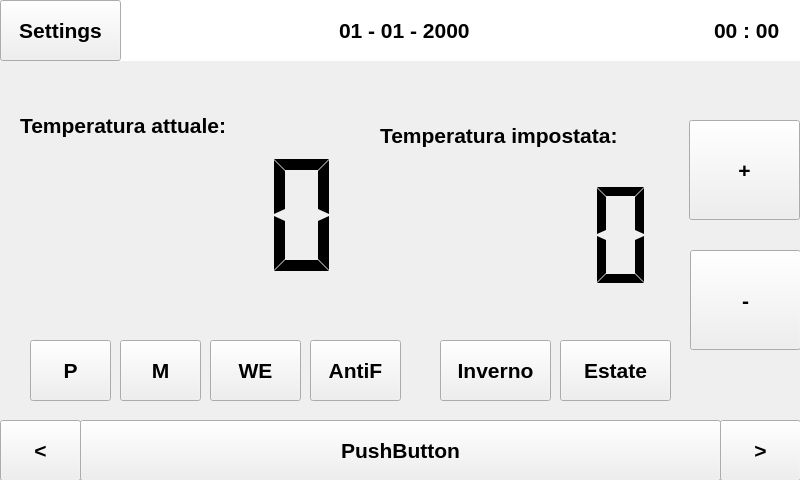
<?xml version="1.0" encoding="UTF-8"?>
<ui version="4.0">
 <class>MainWindow</class>
 <widget class="QMainWindow" name="MainWindow">
  <property name="geometry">
   <rect>
    <x>0</x>
    <y>0</y>
    <width>800</width>
    <height>480</height>
   </rect>
  </property>
  <property name="windowTitle">
   <string>MainWindow</string>
  </property>
  <widget class="QWidget" name="centralwidget">
   <widget class="QPushButton" name="PB_tempIncrease">
    <property name="geometry">
     <rect>
      <x>689</x>
      <y>120</y>
      <width>111</width>
      <height>100</height>
     </rect>
    </property>
    <property name="font">
     <font>
      <pointsize>16</pointsize>
      <weight>75</weight>
      <bold>true</bold>
     </font>
    </property>
    <property name="text">
     <string>+</string>
    </property>
   </widget>
   <widget class="QPushButton" name="PB_tempDecrease">
    <property name="geometry">
     <rect>
      <x>690</x>
      <y>250</y>
      <width>111</width>
      <height>100</height>
     </rect>
    </property>
    <property name="font">
     <font>
      <pointsize>16</pointsize>
      <weight>75</weight>
      <bold>true</bold>
     </font>
    </property>
    <property name="text">
     <string>-</string>
    </property>
   </widget>
   <widget class="QDateEdit" name="dateEdit">
    <property name="geometry">
     <rect>
      <x>120</x>
      <y>0</y>
      <width>571</width>
      <height>61</height>
     </rect>
    </property>
    <property name="font">
     <font>
      <pointsize>16</pointsize>
      <weight>75</weight>
      <bold>true</bold>
      <kerning>true</kerning>
     </font>
    </property>
    <property name="inputMethodHints">
     <set>Qt::ImhDate</set>
    </property>
    <property name="wrapping">
     <bool>false</bool>
    </property>
    <property name="frame">
     <bool>false</bool>
    </property>
    <property name="alignment">
     <set>Qt::AlignCenter</set>
    </property>
    <property name="readOnly">
     <bool>true</bool>
    </property>
    <property name="buttonSymbols">
     <enum>QAbstractSpinBox::NoButtons</enum>
    </property>
    <property name="displayFormat">
     <string>dd - MM - yyyy</string>
    </property>
   </widget>
   <widget class="QTimeEdit" name="timeEdit">
    <property name="geometry">
     <rect>
      <x>687</x>
      <y>0</y>
      <width>121</width>
      <height>61</height>
     </rect>
    </property>
    <property name="font">
     <font>
      <pointsize>16</pointsize>
      <weight>75</weight>
      <bold>true</bold>
      <kerning>true</kerning>
     </font>
    </property>
    <property name="wrapping">
     <bool>false</bool>
    </property>
    <property name="frame">
     <bool>false</bool>
    </property>
    <property name="alignment">
     <set>Qt::AlignCenter</set>
    </property>
    <property name="readOnly">
     <bool>true</bool>
    </property>
    <property name="buttonSymbols">
     <enum>QAbstractSpinBox::NoButtons</enum>
    </property>
    <property name="displayFormat">
     <string>HH : mm</string>
    </property>
   </widget>
   <widget class="QLCDNumber" name="LCDTempSet">
    <property name="geometry">
     <rect>
      <x>380</x>
      <y>160</y>
      <width>291</width>
      <height>151</height>
     </rect>
    </property>
    <property name="frameShape">
     <enum>QFrame::NoFrame</enum>
    </property>
    <property name="smallDecimalPoint">
     <bool>true</bool>
    </property>
    <property name="digitCount">
     <number>4</number>
    </property>
    <property name="segmentStyle">
     <enum>QLCDNumber::Flat</enum>
    </property>
   </widget>
   <widget class="QPushButton" name="PB_settings">
    <property name="geometry">
     <rect>
      <x>0</x>
      <y>0</y>
      <width>121</width>
      <height>61</height>
     </rect>
    </property>
    <property name="font">
     <font>
      <pointsize>16</pointsize>
      <weight>75</weight>
      <bold>true</bold>
     </font>
    </property>
    <property name="text">
     <string>Settings</string>
    </property>
   </widget>
   <widget class="QPushButton" name="PB_program">
    <property name="geometry">
     <rect>
      <x>30</x>
      <y>340</y>
      <width>81</width>
      <height>61</height>
     </rect>
    </property>
    <property name="font">
     <font>
      <pointsize>16</pointsize>
      <weight>75</weight>
      <bold>true</bold>
     </font>
    </property>
    <property name="contextMenuPolicy">
     <enum>Qt::ActionsContextMenu</enum>
    </property>
    <property name="text">
     <string>P</string>
    </property>
    <property name="autoDefault">
     <bool>false</bool>
    </property>
    <property name="default">
     <bool>false</bool>
    </property>
    <property name="flat">
     <bool>false</bool>
    </property>
   </widget>
   <widget class="QPushButton" name="PB_manual">
    <property name="geometry">
     <rect>
      <x>120</x>
      <y>340</y>
      <width>81</width>
      <height>61</height>
     </rect>
    </property>
    <property name="font">
     <font>
      <pointsize>16</pointsize>
      <weight>75</weight>
      <bold>true</bold>
     </font>
    </property>
    <property name="text">
     <string>M</string>
    </property>
    <property name="flat">
     <bool>false</bool>
    </property>
   </widget>
   <widget class="QPushButton" name="PB_winter">
    <property name="geometry">
     <rect>
      <x>440</x>
      <y>340</y>
      <width>111</width>
      <height>61</height>
     </rect>
    </property>
    <property name="font">
     <font>
      <pointsize>16</pointsize>
      <weight>75</weight>
      <italic>false</italic>
      <bold>true</bold>
      <underline>false</underline>
      <strikeout>false</strikeout>
      <kerning>false</kerning>
     </font>
    </property>
    <property name="text">
     <string>Inverno</string>
    </property>
    <property name="flat">
     <bool>false</bool>
    </property>
   </widget>
   <widget class="QPushButton" name="PB_roomList">
    <property name="geometry">
     <rect>
      <x>80</x>
      <y>420</y>
      <width>641</width>
      <height>61</height>
     </rect>
    </property>
    <property name="font">
     <font>
      <pointsize>16</pointsize>
      <weight>75</weight>
      <bold>true</bold>
     </font>
    </property>
    <property name="text">
     <string>PushButton</string>
    </property>
   </widget>
   <widget class="QPushButton" name="PB_prevRoom">
    <property name="geometry">
     <rect>
      <x>0</x>
      <y>420</y>
      <width>81</width>
      <height>61</height>
     </rect>
    </property>
    <property name="font">
     <font>
      <pointsize>16</pointsize>
      <weight>75</weight>
      <bold>true</bold>
     </font>
    </property>
    <property name="text">
     <string>&lt;</string>
    </property>
   </widget>
   <widget class="QPushButton" name="PB_nextRoom">
    <property name="geometry">
     <rect>
      <x>720</x>
      <y>420</y>
      <width>81</width>
      <height>61</height>
     </rect>
    </property>
    <property name="font">
     <font>
      <pointsize>16</pointsize>
      <weight>75</weight>
      <bold>true</bold>
     </font>
    </property>
    <property name="text">
     <string>&gt;</string>
    </property>
   </widget>
   <widget class="QLCDNumber" name="LCDTempAct">
    <property name="geometry">
     <rect>
      <x>20</x>
      <y>120</y>
      <width>341</width>
      <height>191</height>
     </rect>
    </property>
    <property name="frameShape">
     <enum>QFrame::NoFrame</enum>
    </property>
    <property name="frameShadow">
     <enum>QFrame::Raised</enum>
    </property>
    <property name="smallDecimalPoint">
     <bool>true</bool>
    </property>
    <property name="digitCount">
     <number>4</number>
    </property>
    <property name="segmentStyle">
     <enum>QLCDNumber::Flat</enum>
    </property>
    <property name="value" stdset="0">
     <double>0.000000000000000</double>
    </property>
    <property name="intValue" stdset="0">
     <number>0</number>
    </property>
   </widget>
   <widget class="QLabel" name="labelTempAct">
    <property name="geometry">
     <rect>
      <x>20</x>
      <y>100</y>
      <width>341</width>
      <height>51</height>
     </rect>
    </property>
    <property name="font">
     <font>
      <pointsize>16</pointsize>
      <weight>75</weight>
      <bold>true</bold>
     </font>
    </property>
    <property name="text">
     <string>Temperatura attuale:</string>
    </property>
   </widget>
   <widget class="QLabel" name="labelTempSet">
    <property name="geometry">
     <rect>
      <x>380</x>
      <y>110</y>
      <width>271</width>
      <height>51</height>
     </rect>
    </property>
    <property name="font">
     <font>
      <pointsize>16</pointsize>
      <weight>75</weight>
      <bold>true</bold>
     </font>
    </property>
    <property name="text">
     <string>Temperatura impostata:</string>
    </property>
   </widget>
   <widget class="QPushButton" name="PB_summer">
    <property name="geometry">
     <rect>
      <x>560</x>
      <y>340</y>
      <width>111</width>
      <height>61</height>
     </rect>
    </property>
    <property name="font">
     <font>
      <pointsize>16</pointsize>
      <weight>75</weight>
      <bold>true</bold>
     </font>
    </property>
    <property name="text">
     <string>Estate</string>
    </property>
    <property name="flat">
     <bool>false</bool>
    </property>
   </widget>
   <widget class="QPushButton" name="PB_antiFreeze">
    <property name="geometry">
     <rect>
      <x>310</x>
      <y>340</y>
      <width>91</width>
      <height>61</height>
     </rect>
    </property>
    <property name="font">
     <font>
      <pointsize>16</pointsize>
      <weight>75</weight>
      <bold>true</bold>
     </font>
    </property>
    <property name="text">
     <string>AntiF</string>
    </property>
    <property name="flat">
     <bool>false</bool>
    </property>
   </widget>
   <widget class="QPushButton" name="PB_weekend">
    <property name="geometry">
     <rect>
      <x>210</x>
      <y>340</y>
      <width>91</width>
      <height>61</height>
     </rect>
    </property>
    <property name="font">
     <font>
      <pointsize>16</pointsize>
      <weight>75</weight>
      <bold>true</bold>
     </font>
    </property>
    <property name="text">
     <string>WE</string>
    </property>
    <property name="flat">
     <bool>false</bool>
    </property>
   </widget>
   <zorder>LCDTempAct</zorder>
   <zorder>PB_tempIncrease</zorder>
   <zorder>PB_tempDecrease</zorder>
   <zorder>dateEdit</zorder>
   <zorder>timeEdit</zorder>
   <zorder>LCDTempSet</zorder>
   <zorder>PB_settings</zorder>
   <zorder>PB_program</zorder>
   <zorder>PB_manual</zorder>
   <zorder>PB_winter</zorder>
   <zorder>PB_roomList</zorder>
   <zorder>PB_prevRoom</zorder>
   <zorder>PB_nextRoom</zorder>
   <zorder>labelTempAct</zorder>
   <zorder>labelTempSet</zorder>
   <zorder>PB_summer</zorder>
   <zorder>PB_antiFreeze</zorder>
   <zorder>PB_weekend</zorder>
  </widget>
 </widget>
 <resources/>
 <connections/>
</ui>
